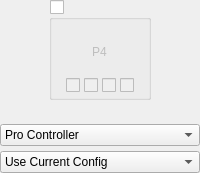
            <widget class="QWidget" name="widgetPlayer4" native="true">
             <layout class="QVBoxLayout" name="verticalLayout_27">
              <property name="spacing">
               <number>5</number>
              </property>
              <property name="leftMargin">
               <number>0</number>
              </property>
              <property name="topMargin">
               <number>0</number>
              </property>
              <property name="rightMargin">
               <number>0</number>
              </property>
              <property name="bottomMargin">
               <number>0</number>
              </property>
              <item alignment="Qt::AlignHCenter">
               <widget class="QGroupBox" name="groupPlayer4Connected">
                <property name="minimumSize">
                 <size>
                  <width>100</width>
                  <height>100</height>
                 </size>
                </property>
                <property name="title">
                 <string/>
                </property>
                <property name="checkable">
                 <bool>true</bool>
                </property>
                <property name="checked">
                 <bool>false</bool>
                </property>
                <layout class="QVBoxLayout" name="verticalLayout_7" stretch="1,0">
                 <property name="spacing">
                  <number>7</number>
                 </property>
                 <property name="leftMargin">
                  <number>14</number>
                 </property>
                 <property name="topMargin">
                  <number>7</number>
                 </property>
                 <property name="rightMargin">
                  <number>14</number>
                 </property>
                 <property name="bottomMargin">
                  <number>4</number>
                 </property>
                 <item>
                  <widget class="QWidget" name="controllerPlayer4" native="true">
                   <property name="styleSheet">
                    <string notr="true"/>
                   </property>
                   <layout class="QVBoxLayout" name="verticalLayout_15">
                    <property name="topMargin">
                     <number>16</number>
                    </property>
                    <item alignment="Qt::AlignHCenter|Qt::AlignVCenter">
                     <widget class="QLabel" name="labelPlayer4">
                      <property name="text">
                       <string>P4</string>
                      </property>
                     </widget>
                    </item>
                   </layout>
                  </widget>
                 </item>
                 <item alignment="Qt::AlignHCenter">
                  <widget class="QWidget" name="Player4LEDs" native="true">
                   <property name="enabled">
                    <bool>false</bool>
                   </property>
                   <property name="minimumSize">
                    <size>
                     <width>0</width>
                     <height>10</height>
                    </size>
                   </property>
                   <layout class="QHBoxLayout" name="horizontalLayout_10">
                    <property name="spacing">
                     <number>4</number>
                    </property>
                    <property name="leftMargin">
                     <number>0</number>
                    </property>
                    <property name="topMargin">
                     <number>0</number>
                    </property>
                    <property name="rightMargin">
                     <number>0</number>
                    </property>
                    <property name="bottomMargin">
                     <number>0</number>
                    </property>
                    <item>
                     <widget class="QCheckBox" name="checkboxPlayer4LED1"/>
                    </item>
                    <item>
                     <widget class="QCheckBox" name="checkboxPlayer4LED2"/>
                    </item>
                    <item>
                     <widget class="QCheckBox" name="checkboxPlayer4LED3"/>
                    </item>
                    <item>
                     <widget class="QCheckBox" name="checkboxPlayer4LED4"/>
                    </item>
                   </layout>
                  </widget>
                 </item>
                </layout>
               </widget>
              </item>
              <item>
               <widget class="QWidget" name="Player4Explain" native="true">
                <property name="minimumSize">
                 <size>
                  <width>0</width>
                  <height>10</height>
                 </size>
                </property>
                <layout class="QVBoxLayout" name="verticalLayout_39">
                 <property name="spacing">
                  <number>0</number>
                 </property>
                 <property name="leftMargin">
                  <number>0</number>
                 </property>
                 <property name="topMargin">
                  <number>0</number>
                 </property>
                 <property name="rightMargin">
                  <number>0</number>
                 </property>
                 <property name="bottomMargin">
                  <number>0</number>
                 </property>
                 <item>
                  <widget class="QLabel" name="labelPlayer4Explain">
                   <property name="alignment">
                    <set>Qt::AlignCenter</set>
                   </property>
                  </widget>
                 </item>
                </layout>
               </widget>
              </item>
              <item>
               <widget class="QComboBox" name="comboPlayer4Emulated">
                <item>
                 <property name="text">
                  <string>Pro Controller</string>
                 </property>
                </item>
                <item>
                 <property name="text">
                  <string>Dual Joycons</string>
                 </property>
                </item>
                <item>
                 <property name="text">
                  <string>Left Joycon</string>
                 </property>
                </item>
                <item>
                 <property name="text">
                  <string>Right Joycon</string>
                 </property>
                </item>
               </widget>
              </item>
              <item>
               <widget class="QComboBox" name="comboPlayer4Profile">
                <item>
                 <property name="text">
                  <string>Use Current Config</string>
                 </property>
                </item>
               </widget>
              </item>
             </layout>
            </widget>
